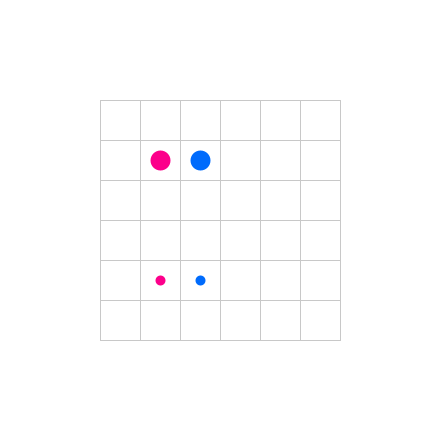
Frame 1 (no input)
Frame 60 (the mouse pressed at the canvas centre just before this capture): identical to frame 1, image omitted
Frame 120 (the mouse held since frame 60 and released just before this capture): identical to frame 1, image omitted

The Processing sketch that drew this single still picture (run headless with seeded random() and noise(); from frame 60 on, the mouse is pressed at the canvas centre):

// Processing sketch: processing_116604
// ── processing_116604.pde

// flow clone
int gridX = 6;
int gridY = 6;
int[][] grid;
 
int gridSize = 40;
int gridPX = 100;
int gridPY = 100;
 
boolean flag = false;
 
ArrayList<Path> paths = new ArrayList<Path>();
 
 
// init
void setup() {
   
  size(440,440);
  smooth();
   
  grid = new int[gridX][gridY];
   
  for(int i = 0; i < 2; i++) {
      int stx = 1;
      int sty = 1;
      int enx = 1;
      int eny = 4;
      color c = color(#FC008B);
      if(i==1) {
        c = color(#006BFC);
        stx = 2; sty = 1;
        enx = 2; eny = 4;
      }
      if(i==2) {
        c = color(#9FFC00);
        stx = 3; sty = 3;
        enx = 4; eny = 3;
      }
      if(i==3) {
        c = color(#FCAD00);
        stx = 5; sty = 0;
        enx = 5; eny = 5;
      }
      Path p = new Path(stx,sty,enx,eny);
      p.c = c;
      paths.add(p);
  }
   
}
 
 
// update
void draw() {
   
  // bg
  background(255);
   
  // grid
  strokeWeight(1.0);
  stroke(200);
  for(int x = gridPX; x <= gridPX + gridX*gridSize; x+=gridSize) {
    line(x, gridPY, x, gridPY + gridSize*gridY);
  }
  for(int y = gridPY; y <= gridPY + gridY*gridSize; y+=gridSize) {
    line(gridPX, y, gridPX + gridX*gridSize, y);
  }
   
  // colours
  for(Path p : paths) {
    p.update();
    p.draw();
  }
   
   
}
 
 
// path
class Path {
   
  ArrayList<PVector> path = new ArrayList<PVector>();
  PVector end = new PVector();
  int ox = 0;
  int oy = 0;
  color c = color(#007CFC);
   
  boolean dragged = false;
   
  PVector chrp = new PVector();
  int chrt = 0;
   
  Path(int sx, int sy, int ex, int ey) {
    path.add(new PVector(sx,sy));
    end = new PVector(ex, ey);
    grid[ex][ey] = 2;
    chrp = new PVector(gridPX + gridSize*(sx+0.5), gridPY + gridSize*(sy+0.5));
  }
   
  void update() {
    // start dragging
    if(!flag && mousePressed) {
      int mx = floor((mouseX - gridPX)/gridSize);
      int my = floor((mouseY - gridPY)/gridSize);
      for(int i = 0; i < path.size(); i++) {
        PVector p = path.get(i);
        //if(mx != end.x || my != end.y) {
          if(int(p.x) == mx && int(p.y) == my) {
            flag = true;
            dragged = true;  
            for(int j = path.size() - 1; j > i; j--) {
              PVector q = path.get(j);
              grid[int(q.x)][int(q.y)] = 0;
              path.remove(j);
            }
            break;
          }
        //}
      }
    }
    // drag
    if(dragged) {
      int mx = floor((mouseX - gridPX)/gridSize);
      int my = floor((mouseY - gridPY)/gridSize);
      if(mx >= 0 && mx < gridX && my >= 0 && my < gridY) {
        boolean yes = false;
        if(grid[mx][my] == 1) yes = true;
        if(grid[mx][my] == 2 && !(mx==int(end.x) && my==int(end.y))) yes = true;
        for(int i = 0 ; i < path.size(); i++) {
          PVector p = path.get(i);
          if(int(p.x) == mx && int(p.y) == my) yes = true;
          grid[int(p.x)][int(p.y)] = 1;
          if(i==path.size()-1) {
            if(abs(p.x - mx) > 1 || abs(p.y - my) > 1 || (abs(p.x - mx)==1 && abs(p.y - my)==1)) yes = true;
          }
          if(i == path.size()-1 && p.x == end.x && p.y == end.y) yes = true;
        }
        if(!yes) {
          path.add(new PVector(mx,my));
        }
      }
    }
    // undrag
    if(!mousePressed) {
      flag = false;
      dragged = false;
    }
    // blocks
    for(int i = 0 ; i < path.size(); i++) {
      PVector p = path.get(i);
      grid[int(p.x)][int(p.y)] = 1;
    }
    // character
    if(chrt > path.size()-1) {
      chrt = path.size()-1;
      chrp = path.get(chrt).get();
      chrp.mult(gridSize);
      chrp.add(new PVector(gridPX, gridPY));
      chrp.add(new PVector(gridSize/2, gridSize/2));
    }
    PVector t = path.get(chrt).get();;
    t.mult(gridSize);
    t.add(new PVector(gridPX, gridPY));
    t.add(new PVector(gridSize/2, gridSize/2));
    PVector d = t.get();
    t.sub(chrp);
    t.normalize();
    t.mult(1.0);
    if(chrp.dist(d) < 1 && !dragged) chrt++;
    else chrp.add(t);
  }
   
  void draw() {
    beginShape();
    noFill();
    strokeWeight(10);
    stroke(c);
    for(PVector p : path) {
      vertex(gridPX + gridSize*(p.x+0.5), gridPY + gridSize*(p.y+0.5));
    }
    endShape();
    point(gridPX + gridSize*(end.x+0.5), gridPY + gridSize*(end.y+0.5));
    strokeWeight(20);
    point(chrp.x, chrp.y);
  }
   
}
 
 
/*
for(int i = 0; i < 10; i++) {
  Unit u = new Unit();
  units.add(u);
}
   
ArrayList<Unit> units = new ArrayList<Unit>();
 
// units
for(Unit u : units) {
  u.update();
  u.draw();
}
 
// unit object
class Unit {
   
  float r = 10.0;
  PVector p = new PVector();
   
  Unit() {
  }
   
  void update() {
  }
   
  void draw() {
    ellipse(p.x, p.y, r*2, r*2);
  }
   
};
*/
